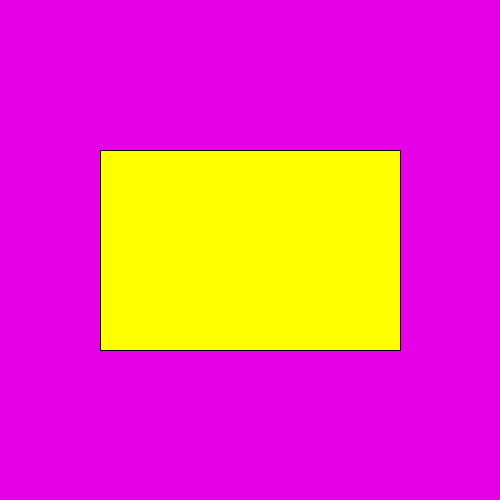
Frame 1 (no input)
Frame 60 (the mouse pressed at the canvas centre just before this capture): identical to frame 1, image omitted
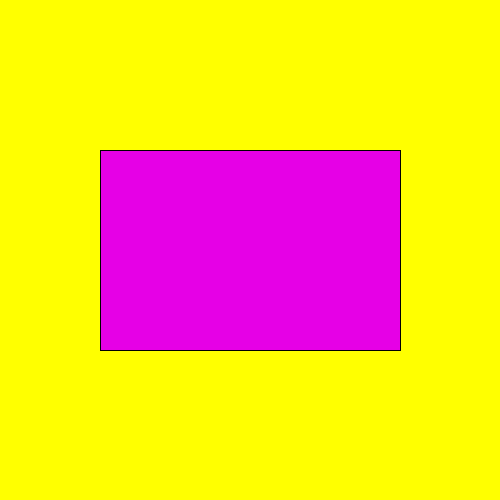
Frame 120 (the mouse held since frame 60 and released just before this capture)

The Processing sketch that drew these frames (run headless with seeded random() and noise(); from frame 60 on, the mouse is pressed at the canvas centre):

// Processing sketch: ifStatementRectangle
// ── ifStatementRectangle.pde
final color purple = color(230, 0, 230);
final color yellow = color(255, 255, 0);

final int rectWidth = 300;
final int rectHeight = 200;

color backgroundColor; 

void setup() {
  size(500, 500);
  rectMode(CENTER); 
}

void draw() {
  if ((mouseX >= width/2 - rectWidth/2) && 
      (mouseX <= width/2 + rectWidth/2) &&
      (mouseY >= height/2 - rectHeight/2) &&
      (mouseY <= height/2 + rectHeight/2)) {
    
        backgroundColor = yellow;
        fill(purple);
        
  } else {
    
        backgroundColor = purple;
        fill(yellow);
  }
  
  background(backgroundColor);
  rect(width/2, height/2, rectWidth, rectHeight);
}
